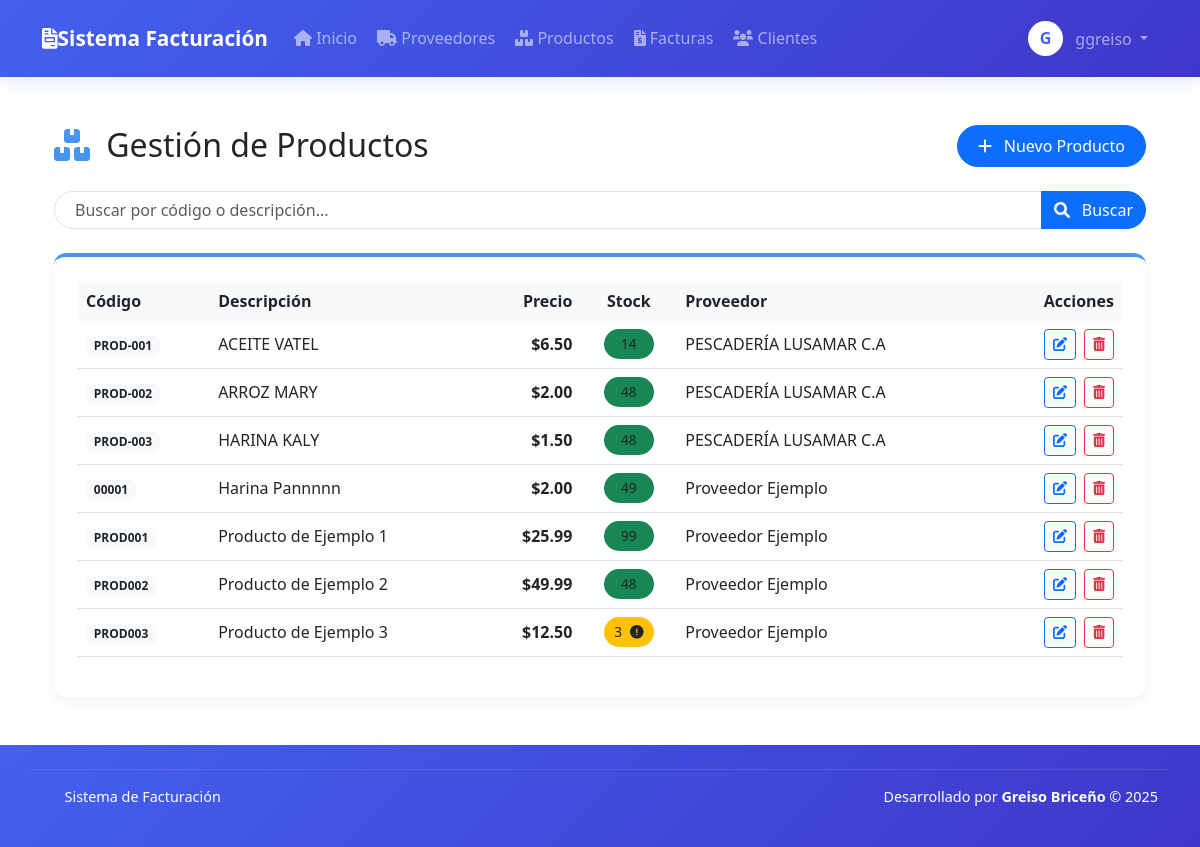
The page /facturacion/modules/products/list.php (signed in) on the database as committed earlier.
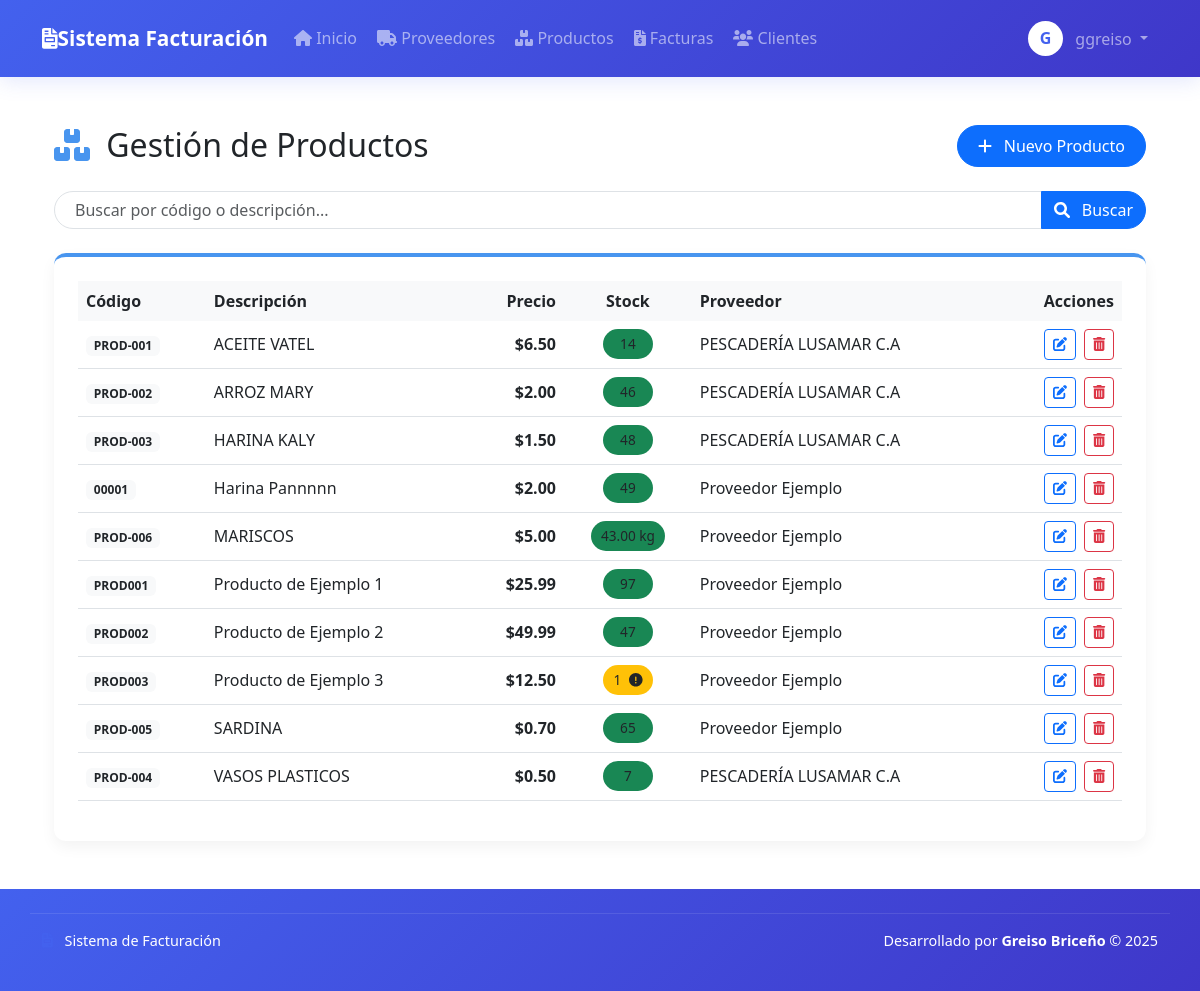
The same page on the database as committed later.
### tables this page shows
CREATE TABLE `products` (
  `id` int(11) NOT NULL,
  `code` varchar(50) NOT NULL,
  `description` text NOT NULL,
  `price` decimal(10,2) NOT NULL,
  `cost_price` decimal(10,2) DEFAULT NULL,
  `stock` decimal(10,3) NOT NULL DEFAULT '0.000',
  `stock_min` int(11) NOT NULL DEFAULT '5',
  `provider_id` int(11) DEFAULT NULL,
  `created_at` timestamp NOT NULL DEFAULT CURRENT_TIMESTAMP,
  `updated_at` timestamp NULL DEFAULT NULL ON UPDATE CURRENT_TIMESTAMP,
  `created_by` int(11) DEFAULT NULL,
  `updated_by` int(11) DEFAULT NULL,
  `action_type` enum('created','updated','deleted') DEFAULT 'created',
  `measure_unit` varchar(10) NOT NULL DEFAULT 'unidad',
  `min_stock` decimal(10,3) NOT NULL DEFAULT '5.000'
);

### facturacion/modules/products/list.php (the view, shortened to what the changed rows need)
<?php
$sql = "SELECT p.*, IFNULL(pr.name, 'No asignado') as provider_name
        FROM products p
        LEFT JOIN providers pr ON p.provider_id = pr.id
        ORDER BY p.description";
$result = $conn->query($sql);
$page = isset($_GET['page']) ? (int)$_GET['page'] : 1;
$per_page = 10;
$offset = ($page - 1) * $per_page;
$search = isset($_GET['search']) ? $conn->real_escape_string($_GET['search']) : '';
$sql = "SELECT p.*, pr.name as provider_name
        FROM products p
        LEFT JOIN providers pr ON p.provider_id = pr.id
        WHERE p.description LIKE '%$search%' OR p.code LIKE '%$search%'
        ORDER BY p.description
        LIMIT $offset, $per_page";
$products = $conn->query($sql)->fetch_all(MYSQLI_ASSOC);
require_once dirname(__DIR__, 2) . '/includes/header.php';
?>
<div class="container py-4">
    <div class="d-flex justify-content-between align-items-center mb-4">
        <h2 class="mb-0">
            <i class="fas fa-boxes me-2" style="color: #4895ef;"></i>
            <span style="color: #212529;">Gestión de Productos</span>
        </h2>
    </div>
    <div class="card card-module">
        <div class="card-body p-4">
            <div class="table-responsive">
                <table class="table table-module">
                    <thead>
                        <tr>
                            <th class="border-0">Código</th>
                            <th class="border-0">Descripción</th>
                            <th class="border-0 text-end">Precio</th>
                            <th class="border-0 text-center">Stock</th>
                            <th class="border-0">Proveedor</th>
                            <th class="border-0 text-end">Acciones</th>
                        </tr>
                    </thead>
                    <tbody>
                        <?php if (empty($products)): ?>
                            <tr>
                                <td colspan="6" class="text-center py-4 text-muted">
                                    <i class="fas fa-info-circle me-2"></i> No se encontraron productos
                                </td>
                            </tr>
                        <?php else: ?>
                            <?php foreach ($products as $product): ?>
                            <tr>
                                <td class="align-middle">
                                    <span class="badge bg-light text-dark"><?= htmlspecialchars($product['code']) ?></span>
                                </td>
                                <td class="align-middle"><?= htmlspecialchars($product['description']) ?></td>
                                <td class="align-middle text-end">
                                    <span class="fw-bold">$<?= number_format($product['price'], 2) ?></span>
                                </td>
                                <td class="align-middle text-center">
                                    <span class="stock-badge bg-<?= $product['stock'] > ($product['min_stock'] ?? 10) ? 'success' : ($product['stock'] > 0 ? 'warning' : 'danger') ?>">
                                        <?= $product['measure_unit'] == 'kg' ? number_format($product['stock'], 2) . ' kg' : (int)$product['stock'] ?>
                                        <?php if($product['stock'] <= ($product['min_stock'] ?? 10) && $product['stock'] > 0): ?>
                                            <i class="fas fa-exclamation-circle ms-1"></i>
                                        <?php endif; ?>
                                    </span>
                                </td>
                                <td class="align-middle"><?= htmlspecialchars($product['provider_name'] ?? 'N/A') ?></td>
                                <td class="text-end align-middle">
                                    <div class="d-inline-flex">
                                        <a href="edit.php?id=<?= $product['id'] ?>" class="btn btn-sm btn-outline-primary me-2" title="Editar">
                                            <i class="fas fa-edit"></i>
                                        </a>
                                        <a href="delete.php?id=<?= $product['id'] ?>" class="btn btn-sm btn-outline-danger" title="Eliminar" onclick="return confirm('¿Estás seguro de eliminar este producto?')">
                                            <i class="fas fa-trash-alt"></i>
                                        </a>
                                    </div>
                                </td>
                            </tr>
                            <?php endforeach; ?>
                        <?php endif; ?>
                    </tbody>
                </table>
            </div>
        </div>
    </div>
</div>
<?php
require_once dirname(__DIR__, 2) . '/includes/footer.php';
?>

Rows that differ between the two databases and show on the page:
changed products "ARROZ MARY": stock "48" → "46"
added products: code "PROD-006", description "MARISCOS", price "5.00", stock "43.00", provider_name "Proveedor Ejemplo"
changed products "Producto de Ejemplo 1": stock "99" → "97"
changed products "Producto de Ejemplo 2": stock "48" → "47"
changed products "Producto de Ejemplo 3": stock "3" → "1"
added products: code "PROD-005", description "SARDINA", price "0.70", stock "65", provider_name "Proveedor Ejemplo"
added products: code "PROD-004", description "VASOS PLASTICOS", price "0.50", stock "7", provider_name "PESCADERÍA LUSAMAR C.A"
